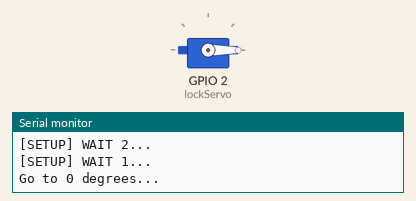
Simulated run of this sketch. Board: ESP8266 (NodeMCU). On the bench: servo, the last lines printed to the serial monitor. WiFi joins after 1.5 s; servers stay silent unless stated.

Above: at 4.05 s.
At 27.85 s:
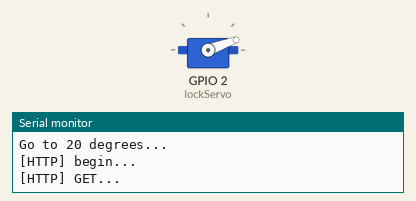
Timing chart, 0 to 35.2 s (numbered marks = the images above):
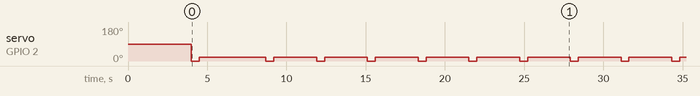

Measured:
- by itself, servo on GPIO 2 (lockServo): goes 0° 0.50 s, 20° 4.2 s, 37 × (0° 0.50 s, 20° 2.7 s), 0° 0.50 s, then 20°

The sketch:

coinlocked.ino
```cpp
#include <Servo.h>
#define USE_SERIAL Serial

#include <ESP8266WiFi.h>
#include <ESP8266WiFiMulti.h>
#include <ESP8266HTTPClient.h>

Servo lockServo;

int pos = 0;

ESP8266WiFiMulti WiFiMulti;

void setup() {
  USE_SERIAL.begin(115200);
  USE_SERIAL.setDebugOutput(true);

  USE_SERIAL.println();
  USE_SERIAL.println();
  USE_SERIAL.println();

  for(uint8_t t = 4; t > 0; t--) {
      USE_SERIAL.printf("[SETUP] WAIT %d...\n", t);
      USE_SERIAL.flush();
      delay(1000);
  }

  WiFiMulti.addAP("The Grove", "Inn0vate");

  // put your setup code here, to run once:
  lockServo.attach(2);
}

void loop() {
  USE_SERIAL.printf("Go to 0 degrees...\n");
  lockServo.write(0);              // tell servo to go to position in variable 'pos'
  delay(500);                       // waits 15ms for the servo to reach the position

  USE_SERIAL.printf("Go to 20 degrees...\n");
  lockServo.write(20);              // tell servo to go to position in variable 'pos'
  delay(2500);                       // waits 15ms for the servo to reach the position

  if((WiFiMulti.run() == WL_CONNECTED)) {
    HTTPClient http;
    USE_SERIAL.print("[HTTP] begin...\n");
    http.begin("http://coinlocked.com/here_i_am"); //HTTP
    USE_SERIAL.print("[HTTP] GET...\n");
    int httpCode = http.GET();
    if(httpCode > 0) {
        // HTTP header has been send and Server response header has been handled
        USE_SERIAL.printf("[HTTP] GET... code: %d\n", httpCode);

        // file found at server
        if(httpCode == HTTP_CODE_OK) {
            String payload = http.getString();
            USE_SERIAL.println(payload);
        }
    } else {
        USE_SERIAL.printf("[HTTP] GET... failed, error: %s\n", http.errorToString(httpCode).c_str());
    }

    http.end();
  }
}
```
